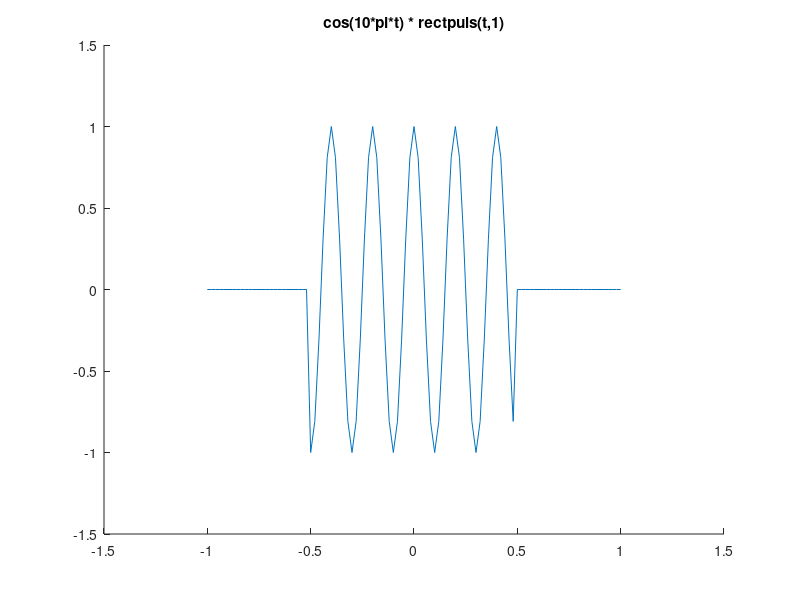
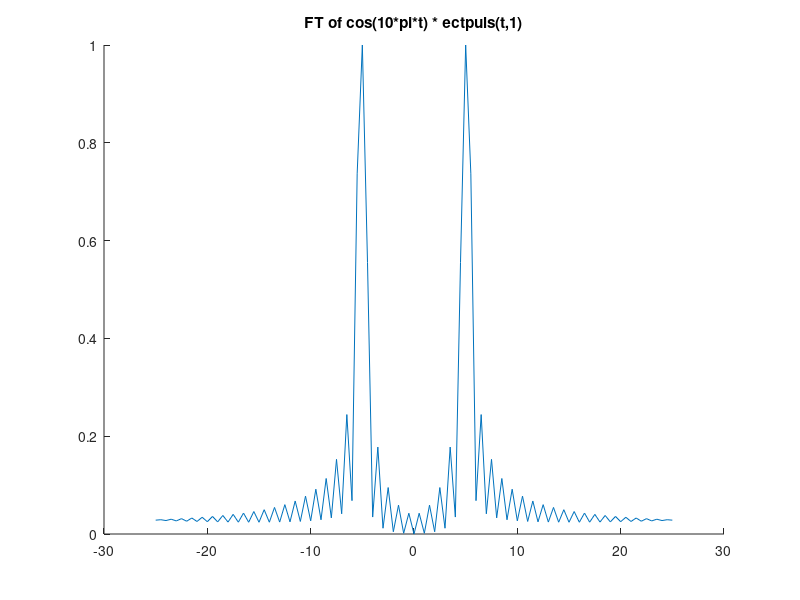

The MATLAB script that drew these images, in order:
clc;
clear;
close all;

%Soal 3_A

fs = 50;
t_end = 1;
t_start = -1;

T = abs(t_start - t_end);
ts = 1/fs;
t = t_start:ts:t_end;
x1_t = cos(10*pi*t);
x2_t = rectpuls(t,1);
x3_t = x1_t.*x2_t;

figure(1)
hold on
title("cos(10*pi*t) * rectpuls(t,1)")
ylim([-1.5,1.5]);
xlim([-1.5,1.5]);
plot(t,x3_t)
hold off

%Soal 3_B

figure(2)
y_raw = fftshift(fft(x3_t));
y = y_raw/max(abs(y_raw));

N_1 = T*fs;

f = ((-fs)/2):(fs/N_1):(fs/2);

title("FT of cos(10*pi*t) * ectpuls(t,1)");
hold on
plot(f,abs(y))
hold off
